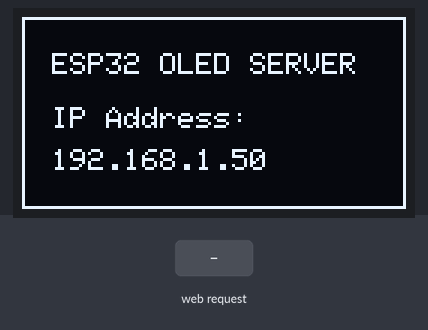
Bench run of a sketch on a simulated ESP32. On the bench: 128×64 one-colour display. The test bench sets the inputs (shaded band). WiFi joins after 1.5 s; servers stay silent unless stated; what the sketch prints to the serial monitor is not drawn.

Above: at 2.7 s.
2.8 s: HTTP request GET /update received
At 3.63 s:
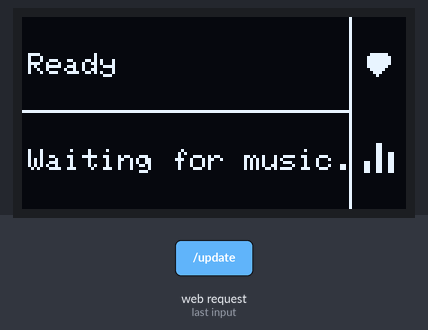
4.9 s: HTTP request GET /update?line2=1 received
At 5.45 s:
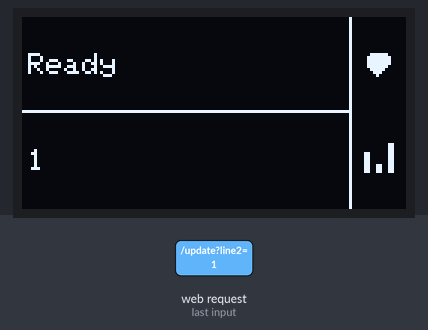
7.1 s: HTTP request GET /update?line1=1 received
At 7.88 s:
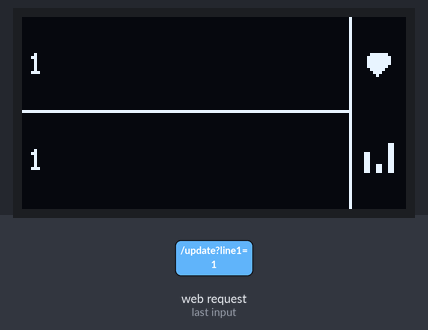
Timing chart, 0 to 10.1 s (numbered marks = the images above; inputs shaded):
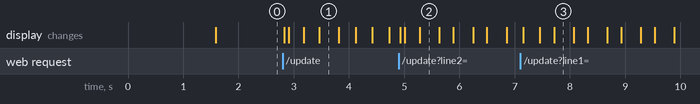

The sketch:

esp32_oled_lyrics.ino
```cpp
#include <WiFi.h>
#include <WebServer.h>
#include <Wire.h>
#include <Adafruit_GFX.h>
#include <Adafruit_SSD1306.h>

#define SCREEN_WIDTH 128
#define SCREEN_HEIGHT 64
#define OLED_RESET    -1
#define SCREEN_ADDRESS 0x3C // Change to 0x3D if needed

Adafruit_SSD1306 display(SCREEN_WIDTH, SCREEN_HEIGHT, &Wire, OLED_RESET);
WebServer server(80);

// --- WIFI CREDENTIALS (REPLACE BEFORE FLASHING) ---
const char* ssid = "YOUR_WIFI_SSID";
const char* password = "YOUR_WIFI_PASSWORD";

String rawLine1 = "Ready";
String rawLine2 = "Waiting for music...";
String paddedLine1 = "";
String paddedLine2 = "";

int scrollPos1 = 0;
int scrollPos2 = 0;
unsigned long lastScrollTime = 0;
unsigned long lineArrivalTime = 0;

// --- SCROLL SPEED CONTROLS ---
const unsigned long scrollInterval = 55;    // Higher = Slower scrolling (ms)
const unsigned long scrollStartDelay = 700; // Pause 700ms on a new line before scrolling starts
const int scrollStep = 1;                   // Shift 1 pixel at a time

unsigned long bootTime = 0;
bool showingSplash = true;
int animFrame = 0;
unsigned long lastAnimTime = 0;

const char index_html[] PROGMEM = R"rawliteral(
<!DOCTYPE html>
<html>
<head>
  <title>ESP32 OLED Lyrics</title>
  <meta name="viewport" content="width=device-width, initial-scale=1">
  <style>
    body { font-family: Arial, sans-serif; text-align: center; margin-top: 40px; background: #181818; color: #fff; }
    .card { background: #242424; padding: 25px; border-radius: 10px; display: inline-block; box-shadow: 0 4px 10px rgba(0,0,0,0.5); }
    input[type=text] { width: 280px; padding: 12px; margin: 10px 0; border: 1px solid #444; border-radius: 6px; background: #121212; color: #fff; font-size: 16px; box-sizing: border-box; }
    button { padding: 12px 24px; background: #007acc; border: none; color: white; border-radius: 6px; cursor: pointer; font-size: 16px; font-weight: bold; width: 100%; }
    button:hover { background: #005999; }
    #status { margin-top: 15px; font-weight: bold; color: #4caf50; }
  </style>
</head>
<body>
  <div class="card">
    <h2>Live OLED Controller</h2>
    <input type="text" id="line1" placeholder="Line 1 text..."><br>
    <input type="text" id="line2" placeholder="Line 2 text..."><br>
    <button onclick="sendText()">Send to OLED</button>
    <div id="status"></div>
  </div>
  <script>
    function sendText() {
      const l1 = document.getElementById('line1').value;
      const l2 = document.getElementById('line2').value;
      const status = document.getElementById('status');
      status.style.color = '#ff9800';
      status.innerText = 'Sending...';
      const formData = new URLSearchParams();
      formData.append('line1', l1);
      formData.append('line2', l2);
      fetch('/update', {
        method: 'POST',
        headers: { 'Content-Type': 'application/x-www-form-urlencoded' },
        body: formData.toString()
      }).then(res => {
        if (res.ok) {
          status.style.color = '#4caf50';
          status.innerText = '✓ OLED Updated!';
          setTimeout(() => { status.innerText = ''; }, 3000);
        }
      });
    }
  </script>
</body>
</html>
)rawliteral";

void drawHeart(int x, int y, bool big) {
  if (big) {
    display.fillCircle(x + 3, y + 3, 3, SSD1306_WHITE);
    display.fillCircle(x + 8, y + 3, 3, SSD1306_WHITE);
    display.fillTriangle(x, y + 4, x + 11, y + 4, x + 5, y + 10, SSD1306_WHITE);
  } else {
    display.fillCircle(x + 4, y + 4, 2, SSD1306_WHITE);
    display.fillCircle(x + 7, y + 4, 2, SSD1306_WHITE);
    display.fillTriangle(x + 2, y + 5, x + 9, y + 5, x + 5, y + 9, SSD1306_WHITE);
  }
}

void drawEqualizer(int x, int y, int frame) {
  int heights[4][3] = {
    {3, 9, 5},
    {7, 3, 10},
    {10, 6, 4},
    {4, 10, 7}
  };
  for (int i = 0; i < 3; i++) {
    int h = heights[frame % 4][i];
    display.fillRect(x + (i * 4), y + (10 - h), 2, h, SSD1306_WHITE);
  }
}

void updatePaddedStrings() {
  paddedLine1 = rawLine1 + "      ";
  paddedLine2 = rawLine2 + "      ";
  scrollPos1 = 0;
  scrollPos2 = 0;
  lineArrivalTime = millis();
}

void updateOLEDDisplay(bool advanceScroll) {
  display.clearDisplay();
  display.setTextWrap(false);
  display.setTextSize(1);
  display.setTextColor(SSD1306_WHITE);

  bool canScroll = advanceScroll && (millis() - lineArrivalTime >= scrollStartDelay);

  // --- LINE 1 (Active Lyric - Top Box, Y = 12) ---
  int w1 = rawLine1.length() * 6;
  if (w1 <= 104) {
    display.setCursor(2, 12);
    display.print(rawLine1);
  } else {
    int padW1 = paddedLine1.length() * 6;
    display.setCursor(2 - scrollPos1, 12);
    display.print(paddedLine1);
    display.setCursor(2 - scrollPos1 + padW1, 12);
    display.print(paddedLine1);
    if (canScroll) {
      scrollPos1 = (scrollPos1 + scrollStep) % padW1;
    }
  }

  // --- LINE 2 (Next Lyric - Bottom Box, Y = 44) ---
  int w2 = rawLine2.length() * 6;
  if (w2 <= 104) {
    display.setCursor(2, 44);
    display.print(rawLine2);
  } else {
    int padW2 = paddedLine2.length() * 6;
    display.setCursor(2 - scrollPos2, 44);
    display.print(paddedLine2);
    display.setCursor(2 - scrollPos2 + padW2, 44);
    display.print(paddedLine2);
    if (canScroll) {
      scrollPos2 = (scrollPos2 + scrollStep) % padW2;
    }
  }

  // --- MASKING & UI BORDERS ---
  display.fillRect(108, 0, 20, 64, SSD1306_BLACK);
  display.drawFastVLine(109, 0, 64, SSD1306_WHITE);
  display.drawFastHLine(0, 31, 109, SSD1306_WHITE);

  drawHeart(113, 10, (animFrame % 2 == 0));
  drawEqualizer(114, 42, animFrame);

  display.display();
}

void handleRoot() {
  server.sendHeader("Access-Control-Allow-Origin", "*");
  server.send(200, "text/html", index_html);
}

void handleUpdate() {
  server.sendHeader("Access-Control-Allow-Origin", "*");
  server.sendHeader("Access-Control-Allow-Methods", "POST,GET,OPTIONS");
  server.sendHeader("Access-Control-Allow-Headers", "Content-Type");

  if (server.hasArg("line1")) rawLine1 = server.arg("line1");
  if (server.hasArg("line2")) rawLine2 = server.arg("line2");

  updatePaddedStrings();
  showingSplash = false;
  updateOLEDDisplay(false);
  lastScrollTime = millis();

  server.send(200, "text/plain", "OK");
}

void handleOptions() {
  server.sendHeader("Access-Control-Allow-Origin", "*");
  server.sendHeader("Access-Control-Allow-Methods", "POST,GET,OPTIONS");
  server.sendHeader("Access-Control-Allow-Headers", "Content-Type");
  server.send(204);
}

void setup() {
  Serial.begin(115200);
  Wire.begin(21, 22);
  Wire.setClock(400000);

  if (!display.begin(SSD1306_SWITCHCAPVCC, SCREEN_ADDRESS)) {
    Serial.println(F("SSD1306 allocation failed"));
    for (;;);
  }

  display.clearDisplay();
  display.setTextWrap(false);
  display.setTextSize(1);
  display.setTextColor(SSD1306_WHITE);
  display.setCursor(4, 28);
  display.println("Connecting WiFi...");
  display.display();

  WiFi.mode(WIFI_STA);
  WiFi.setSleep(false); // Prevents Wi-Fi modem sleep lag
  WiFi.begin(ssid, password);
  while (WiFi.status() != WL_CONNECTED) {
    delay(500);
    Serial.print(".");
  }

  display.clearDisplay();
  display.drawRect(0, 0, 128, 64, SSD1306_WHITE);
  display.setCursor(10, 12);
  display.println("ESP32 OLED SERVER");
  display.setCursor(10, 30);
  display.println("IP Address:");
  display.setCursor(10, 44);
  display.println(WiFi.localIP());
  display.display();

  bootTime = millis();
  showingSplash = true;

  updatePaddedStrings();

  server.on("/", HTTP_GET, handleRoot);
  server.on("/update", HTTP_POST, handleUpdate);
  server.on("/update", HTTP_GET, handleUpdate);
  server.on("/update", HTTP_OPTIONS, handleOptions);
  server.begin();
}

void loop() {
  server.handleClient();

  if (showingSplash) {
    if (millis() - bootTime >= 10000) {
      showingSplash = false;
    }
    return;
  }

  if (millis() - lastAnimTime >= 300) {
    lastAnimTime = millis();
    animFrame = (animFrame + 1) % 4;
  }

  if (millis() - lastScrollTime >= scrollInterval) {
    lastScrollTime = millis();
    updateOLEDDisplay(true);
  }
}
```

Measured:
- after the input at 2.8 s, the display: first changes at once (image 1 shows a later state)
- after the input at 4.9 s, the display: first changes at once (image 2 shows a later state)
- after the input at 7.1 s, the display: first changes after 0.05 s (image 3 shows a later state)
